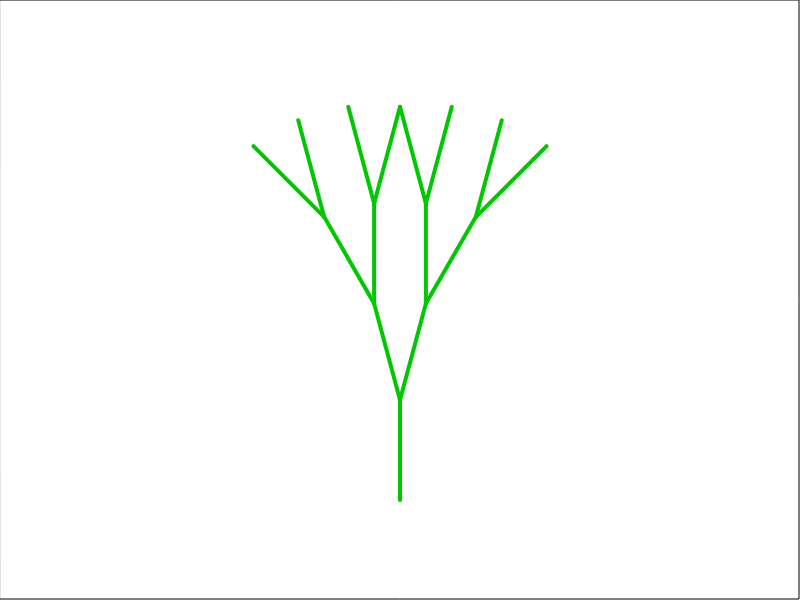
Frame 1 (no input)
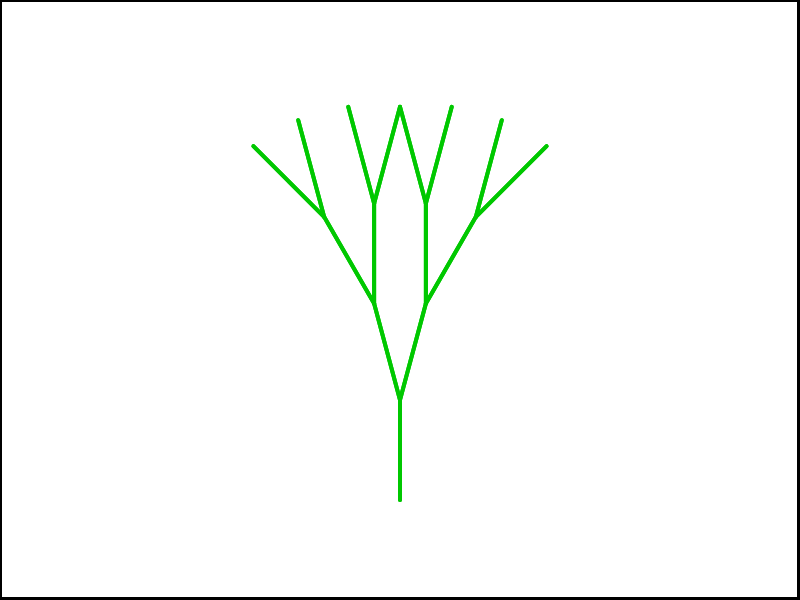
Frame 2 (the mouse pressed at the canvas centre, redrawn once)

The p5.js sketch that drew these frames (run headless with seeded random() and noise() and a simulated clock; the mouse was pressed at the canvas centre and the sketch redrawn once):

// p5.js sketch
// ── sketch.js
function setup() {
	createCanvas(800, 600);
	background('white');
	noLoop();
	angleMode(DEGREES);
}

function draw() {
	noFill(); stroke(0); rect(0, 0, 799, 599);
	stroke(0, 200, 0);
	strokeWeight(4);

	// start tree at (400, 500)
	// pointing straight up with a stated depth

	tree(400, 500, 0, 4); 
	console.log(tree);
}

// tree function takes coordinates of tree, angle, and current depth

function tree(x1, y1, angle, depth) {

	// use angle to calculate endpoint of branch
	var x2 = x1 - (100 * sin(angle));
	var y2 = y1 - (100 * cos(angle));

	// initially this draws the tree trunk - straight up, angle starts at 0
	line(x1, y1, x2, y2);
	console.log("depth ", depth, "angle ", angle, "x1 ", x1, "y1 ", y1, "x2 ", x2, "y2 ", y2);
	// new trees (branches) at angle +/- 15 degrees 
	// positioned at end of branch
	
	if(depth > 1) {
		tree(x2, y2, angle + 15, depth - 1);
		tree(x2, y2, angle - 15, depth - 1);

	}
	
}
